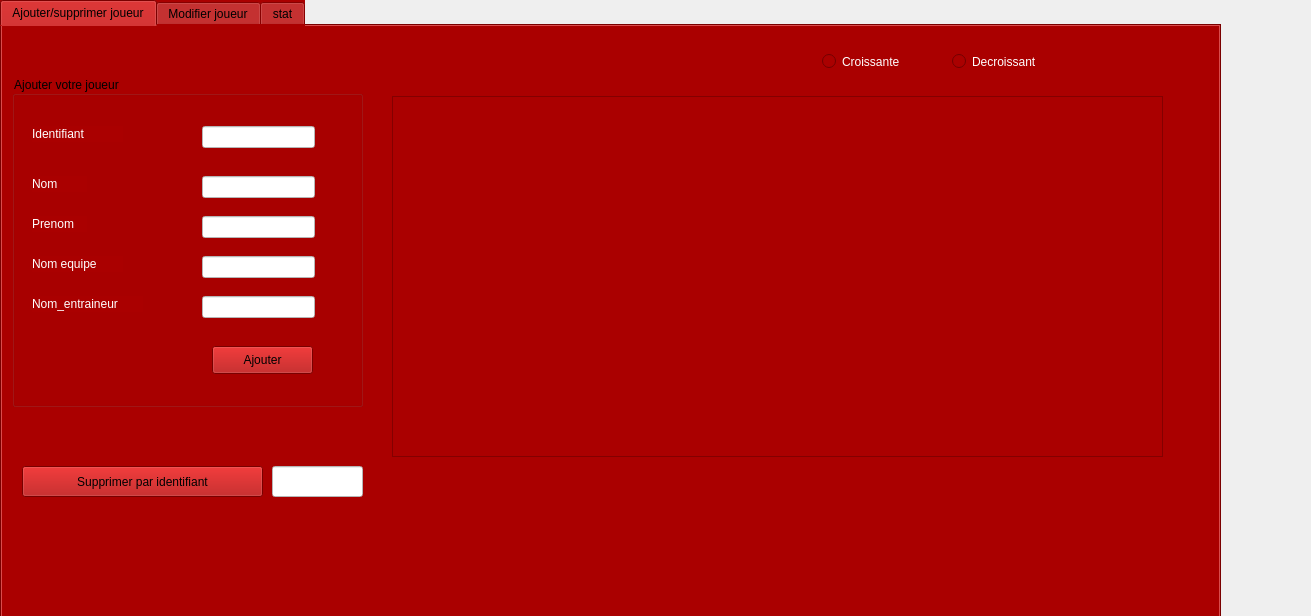
<?xml version="1.0" encoding="UTF-8"?>
<ui version="4.0">
 <class>joueur</class>
 <widget class="QWidget" name="joueur">
  <property name="geometry">
   <rect>
    <x>0</x>
    <y>0</y>
    <width>1311</width>
    <height>616</height>
   </rect>
  </property>
  <property name="windowTitle">
   <string>Form</string>
  </property>
  <widget class="QTabWidget" name="TABLE">
   <property name="geometry">
    <rect>
     <x>0</x>
     <y>0</y>
     <width>1221</width>
     <height>701</height>
    </rect>
   </property>
   <property name="styleSheet">
    <string notr="true">background-color: rgb(170, 0, 0);</string>
   </property>
   <property name="currentIndex">
    <number>0</number>
   </property>
   <widget class="QWidget" name="tab_3">
    <attribute name="title">
     <string>Ajouter/supprimer joueur</string>
    </attribute>
    <widget class="QGroupBox" name="groupBox_3">
     <property name="geometry">
      <rect>
       <x>10</x>
       <y>50</y>
       <width>351</width>
       <height>331</height>
      </rect>
     </property>
     <property name="styleSheet">
      <string notr="true">font: 12pt &quot;MS Shell Dlg 2&quot;;</string>
     </property>
     <property name="title">
      <string>Ajouter votre joueur</string>
     </property>
     <widget class="QLabel" name="label_12">
      <property name="geometry">
       <rect>
        <x>20</x>
        <y>100</y>
        <width>55</width>
        <height>16</height>
       </rect>
      </property>
      <property name="styleSheet">
       <string notr="true">color: rgb(255, 255, 255);
font: 11pt &quot;MS Shell Dlg 2&quot;;</string>
      </property>
      <property name="text">
       <string>Nom</string>
      </property>
     </widget>
     <widget class="QLineEdit" name="ajouter_nom_joueur">
      <property name="geometry">
       <rect>
        <x>190</x>
        <y>100</y>
        <width>113</width>
        <height>22</height>
       </rect>
      </property>
      <property name="styleSheet">
       <string notr="true">background-color: rgb(255, 255, 255);</string>
      </property>
     </widget>
     <widget class="QPushButton" name="Ajouter_joueur">
      <property name="geometry">
       <rect>
        <x>200</x>
        <y>270</y>
        <width>101</width>
        <height>28</height>
       </rect>
      </property>
      <property name="text">
       <string>Ajouter</string>
      </property>
     </widget>
     <widget class="QLabel" name="label_17">
      <property name="geometry">
       <rect>
        <x>20</x>
        <y>50</y>
        <width>91</width>
        <height>16</height>
       </rect>
      </property>
      <property name="styleSheet">
       <string notr="true">color: rgb(255, 255, 255);
font: 11pt &quot;MS Shell Dlg 2&quot;;</string>
      </property>
      <property name="text">
       <string>Identifiant</string>
      </property>
     </widget>
     <widget class="QLineEdit" name="ajouter_id_joueur">
      <property name="geometry">
       <rect>
        <x>190</x>
        <y>50</y>
        <width>113</width>
        <height>22</height>
       </rect>
      </property>
      <property name="styleSheet">
       <string notr="true">background-color: rgb(255, 255, 255);</string>
      </property>
      <property name="text">
       <string/>
      </property>
     </widget>
     <widget class="QLabel" name="label_13">
      <property name="geometry">
       <rect>
        <x>20</x>
        <y>220</y>
        <width>111</width>
        <height>16</height>
       </rect>
      </property>
      <property name="styleSheet">
       <string notr="true">color: rgb(255, 255, 255);
font: 11pt &quot;MS Shell Dlg 2&quot;;</string>
      </property>
      <property name="text">
       <string>Nom_entraineur</string>
      </property>
     </widget>
     <widget class="QLineEdit" name="ajouter_nom_en_joueur">
      <property name="geometry">
       <rect>
        <x>190</x>
        <y>220</y>
        <width>113</width>
        <height>22</height>
       </rect>
      </property>
      <property name="styleSheet">
       <string notr="true">background-color: rgb(255, 255, 255);</string>
      </property>
     </widget>
     <widget class="QLabel" name="label_22">
      <property name="geometry">
       <rect>
        <x>20</x>
        <y>140</y>
        <width>55</width>
        <height>16</height>
       </rect>
      </property>
      <property name="styleSheet">
       <string notr="true">color: rgb(255, 255, 255);
font: 11pt &quot;MS Shell Dlg 2&quot;;</string>
      </property>
      <property name="text">
       <string>Prenom</string>
      </property>
     </widget>
     <widget class="QLineEdit" name="ajouter_prenom_joueur">
      <property name="geometry">
       <rect>
        <x>190</x>
        <y>140</y>
        <width>113</width>
        <height>22</height>
       </rect>
      </property>
      <property name="styleSheet">
       <string notr="true">background-color: rgb(255, 255, 255);</string>
      </property>
     </widget>
     <widget class="QLineEdit" name="ajouter_nom_e_joueur">
      <property name="geometry">
       <rect>
        <x>190</x>
        <y>180</y>
        <width>113</width>
        <height>22</height>
       </rect>
      </property>
      <property name="styleSheet">
       <string notr="true">background-color: rgb(255, 255, 255);</string>
      </property>
     </widget>
     <widget class="QLabel" name="label_25">
      <property name="geometry">
       <rect>
        <x>20</x>
        <y>180</y>
        <width>91</width>
        <height>16</height>
       </rect>
      </property>
      <property name="styleSheet">
       <string notr="true">color: rgb(255, 255, 255);
font: 11pt &quot;MS Shell Dlg 2&quot;;</string>
      </property>
      <property name="text">
       <string>Nom equipe</string>
      </property>
     </widget>
    </widget>
    <widget class="QPushButton" name="supprimer_joueur_b">
     <property name="geometry">
      <rect>
       <x>20</x>
       <y>440</y>
       <width>241</width>
       <height>31</height>
      </rect>
     </property>
     <property name="styleSheet">
      <string notr="true">font: 12pt &quot;MS Shell Dlg 2&quot;;</string>
     </property>
     <property name="text">
      <string>Supprimer par identifiant</string>
     </property>
    </widget>
    <widget class="QLabel" name="label">
     <property name="geometry">
      <rect>
       <x>430</x>
       <y>-90</y>
       <width>1291</width>
       <height>831</height>
      </rect>
     </property>
     <property name="text">
      <string/>
     </property>
     <property name="pixmap">
      <pixmap>../../Desktop/esprit s2/Downloads/e-sport.jpg</pixmap>
     </property>
    </widget>
    <widget class="QTableView" name="table_joueur">
     <property name="geometry">
      <rect>
       <x>390</x>
       <y>70</y>
       <width>771</width>
       <height>361</height>
      </rect>
     </property>
    </widget>
    <widget class="QLineEdit" name="supprimer_joueur_2">
     <property name="geometry">
      <rect>
       <x>270</x>
       <y>440</y>
       <width>91</width>
       <height>31</height>
      </rect>
     </property>
     <property name="styleSheet">
      <string notr="true">background-color: rgb(255, 255, 255);
font: 11pt &quot;MS Shell Dlg 2&quot;;</string>
     </property>
     <property name="text">
      <string/>
     </property>
    </widget>
    <widget class="QRadioButton" name="tri_desc">
     <property name="geometry">
      <rect>
       <x>950</x>
       <y>20</y>
       <width>121</width>
       <height>31</height>
      </rect>
     </property>
     <property name="styleSheet">
      <string notr="true">color: rgb(255, 255, 255);
font: 10pt &quot;MS Shell Dlg 2&quot;;</string>
     </property>
     <property name="text">
      <string>Decroissant</string>
     </property>
    </widget>
    <widget class="QRadioButton" name="tri_asc">
     <property name="geometry">
      <rect>
       <x>820</x>
       <y>20</y>
       <width>111</width>
       <height>31</height>
      </rect>
     </property>
     <property name="styleSheet">
      <string notr="true">font: 10pt &quot;MS Shell Dlg 2&quot;;
color: rgb(255, 255, 255);</string>
     </property>
     <property name="text">
      <string>Croissante</string>
     </property>
    </widget>
    <zorder>label</zorder>
    <zorder>groupBox_3</zorder>
    <zorder>supprimer_joueur_b</zorder>
    <zorder>table_joueur</zorder>
    <zorder>supprimer_joueur_2</zorder>
    <zorder>tri_desc</zorder>
    <zorder>tri_asc</zorder>
   </widget>
   <widget class="QWidget" name="tab_4">
    <attribute name="title">
     <string>Modifier joueur</string>
    </attribute>
    <widget class="QLineEdit" name="chercher_joueur">
     <property name="geometry">
      <rect>
       <x>630</x>
       <y>60</y>
       <width>151</width>
       <height>31</height>
      </rect>
     </property>
     <property name="styleSheet">
      <string notr="true">background-color: rgb(255, 255, 255);
font: 11pt &quot;MS Shell Dlg 2&quot;;</string>
     </property>
    </widget>
    <widget class="QPushButton" name="chercher_modif_joueur">
     <property name="geometry">
      <rect>
       <x>810</x>
       <y>60</y>
       <width>221</width>
       <height>28</height>
      </rect>
     </property>
     <property name="text">
      <string>Chercher joueur par identifiant</string>
     </property>
    </widget>
    <widget class="QTableView" name="table_Re_joueur">
     <property name="geometry">
      <rect>
       <x>430</x>
       <y>110</y>
       <width>771</width>
       <height>71</height>
      </rect>
     </property>
    </widget>
    <widget class="QLabel" name="label_5">
     <property name="geometry">
      <rect>
       <x>-20</x>
       <y>-100</y>
       <width>1291</width>
       <height>821</height>
      </rect>
     </property>
     <property name="text">
      <string/>
     </property>
     <property name="pixmap">
      <pixmap>../../Desktop/esprit s2/Downloads/e-sport.jpg</pixmap>
     </property>
    </widget>
    <widget class="QLineEdit" name="ajouter_nom_adherent_4">
     <property name="geometry">
      <rect>
       <x>720</x>
       <y>660</y>
       <width>113</width>
       <height>22</height>
      </rect>
     </property>
     <property name="styleSheet">
      <string notr="true">background-color: rgb(255, 255, 255);</string>
     </property>
    </widget>
    <widget class="QLabel" name="label_14">
     <property name="geometry">
      <rect>
       <x>550</x>
       <y>660</y>
       <width>111</width>
       <height>16</height>
      </rect>
     </property>
     <property name="styleSheet">
      <string notr="true">color: rgb(255, 255, 255);
font: 11pt &quot;MS Shell Dlg 2&quot;;</string>
     </property>
     <property name="text">
      <string>Nom_entraineur</string>
     </property>
    </widget>
    <widget class="QGroupBox" name="groupBox_5">
     <property name="geometry">
      <rect>
       <x>40</x>
       <y>60</y>
       <width>351</width>
       <height>341</height>
      </rect>
     </property>
     <property name="styleSheet">
      <string notr="true">font: 12pt &quot;MS Shell Dlg 2&quot;;</string>
     </property>
     <property name="title">
      <string>Modifier votre joueur</string>
     </property>
     <widget class="QLabel" name="label_31">
      <property name="geometry">
       <rect>
        <x>20</x>
        <y>100</y>
        <width>55</width>
        <height>16</height>
       </rect>
      </property>
      <property name="styleSheet">
       <string notr="true">color: rgb(255, 255, 255);
font: 11pt &quot;MS Shell Dlg 2&quot;;</string>
      </property>
      <property name="text">
       <string>Nom</string>
      </property>
     </widget>
     <widget class="QLineEdit" name="modifier_nom_joueur">
      <property name="geometry">
       <rect>
        <x>190</x>
        <y>100</y>
        <width>113</width>
        <height>22</height>
       </rect>
      </property>
      <property name="styleSheet">
       <string notr="true">background-color: rgb(255, 255, 255);</string>
      </property>
     </widget>
     <widget class="QPushButton" name="modifier_joueur">
      <property name="geometry">
       <rect>
        <x>200</x>
        <y>280</y>
        <width>101</width>
        <height>28</height>
       </rect>
      </property>
      <property name="text">
       <string>Modifier</string>
      </property>
     </widget>
     <widget class="QLabel" name="label_32">
      <property name="geometry">
       <rect>
        <x>20</x>
        <y>50</y>
        <width>91</width>
        <height>16</height>
       </rect>
      </property>
      <property name="styleSheet">
       <string notr="true">color: rgb(255, 255, 255);
font: 11pt &quot;MS Shell Dlg 2&quot;;</string>
      </property>
      <property name="text">
       <string>Identifiant</string>
      </property>
     </widget>
     <widget class="QLineEdit" name="modifier_id_joueur">
      <property name="geometry">
       <rect>
        <x>190</x>
        <y>50</y>
        <width>113</width>
        <height>22</height>
       </rect>
      </property>
      <property name="styleSheet">
       <string notr="true">background-color: rgb(255, 255, 255);</string>
      </property>
     </widget>
     <widget class="QLineEdit" name="modifier_nom_en_joueur_2">
      <property name="geometry">
       <rect>
        <x>190</x>
        <y>230</y>
        <width>113</width>
        <height>22</height>
       </rect>
      </property>
      <property name="styleSheet">
       <string notr="true">background-color: rgb(255, 255, 255);</string>
      </property>
     </widget>
     <widget class="QLabel" name="label_33">
      <property name="geometry">
       <rect>
        <x>20</x>
        <y>230</y>
        <width>111</width>
        <height>16</height>
       </rect>
      </property>
      <property name="styleSheet">
       <string notr="true">color: rgb(255, 255, 255);
font: 11pt &quot;MS Shell Dlg 2&quot;;</string>
      </property>
      <property name="text">
       <string>Nom_entraineur</string>
      </property>
     </widget>
     <widget class="QLabel" name="label_43">
      <property name="geometry">
       <rect>
        <x>20</x>
        <y>140</y>
        <width>55</width>
        <height>16</height>
       </rect>
      </property>
      <property name="styleSheet">
       <string notr="true">color: rgb(255, 255, 255);
font: 11pt &quot;MS Shell Dlg 2&quot;;</string>
      </property>
      <property name="text">
       <string>Prenom</string>
      </property>
     </widget>
     <widget class="QLineEdit" name="modifier_prenom_joueur">
      <property name="geometry">
       <rect>
        <x>190</x>
        <y>140</y>
        <width>113</width>
        <height>22</height>
       </rect>
      </property>
      <property name="styleSheet">
       <string notr="true">background-color: rgb(255, 255, 255);</string>
      </property>
     </widget>
     <widget class="QLabel" name="label_44">
      <property name="geometry">
       <rect>
        <x>20</x>
        <y>190</y>
        <width>81</width>
        <height>16</height>
       </rect>
      </property>
      <property name="styleSheet">
       <string notr="true">color: rgb(255, 255, 255);
font: 11pt &quot;MS Shell Dlg 2&quot;;</string>
      </property>
      <property name="text">
       <string>Nom equipe</string>
      </property>
     </widget>
     <widget class="QLineEdit" name="modifier_nom_e_joueur">
      <property name="geometry">
       <rect>
        <x>190</x>
        <y>190</y>
        <width>113</width>
        <height>22</height>
       </rect>
      </property>
      <property name="styleSheet">
       <string notr="true">background-color: rgb(255, 255, 255);</string>
      </property>
     </widget>
    </widget>
    <zorder>label_5</zorder>
    <zorder>chercher_joueur</zorder>
    <zorder>chercher_modif_joueur</zorder>
    <zorder>table_Re_joueur</zorder>
    <zorder>ajouter_nom_adherent_4</zorder>
    <zorder>label_14</zorder>
    <zorder>groupBox_5</zorder>
   </widget>
   <widget class="QWidget" name="tab">
    <attribute name="title">
     <string>stat</string>
    </attribute>
    <widget class="QPushButton" name="Statistique_joueur">
     <property name="geometry">
      <rect>
       <x>170</x>
       <y>80</y>
       <width>93</width>
       <height>28</height>
      </rect>
     </property>
     <property name="text">
      <string>Statistique</string>
     </property>
    </widget>
    <widget class="QLineEdit" name="chercher_stat_4">
     <property name="geometry">
      <rect>
       <x>140</x>
       <y>280</y>
       <width>271</width>
       <height>81</height>
      </rect>
     </property>
    </widget>
    <widget class="QLineEdit" name="chercher_stat">
     <property name="geometry">
      <rect>
       <x>280</x>
       <y>80</y>
       <width>271</width>
       <height>31</height>
      </rect>
     </property>
     <property name="styleSheet">
      <string notr="true">font: 11pt &quot;MS Shell Dlg 2&quot;;
background-color: rgb(255, 255, 255);</string>
     </property>
    </widget>
    <widget class="QLineEdit" name="chercher_stat_5">
     <property name="geometry">
      <rect>
       <x>410</x>
       <y>280</y>
       <width>271</width>
       <height>81</height>
      </rect>
     </property>
    </widget>
    <widget class="QLineEdit" name="chercher_stat_2">
     <property name="geometry">
      <rect>
       <x>140</x>
       <y>200</y>
       <width>271</width>
       <height>81</height>
      </rect>
     </property>
    </widget>
    <widget class="QLineEdit" name="chercher_stat_3">
     <property name="geometry">
      <rect>
       <x>410</x>
       <y>200</y>
       <width>271</width>
       <height>81</height>
      </rect>
     </property>
    </widget>
   </widget>
  </widget>
 </widget>
 <resources/>
 <connections/>
</ui>
